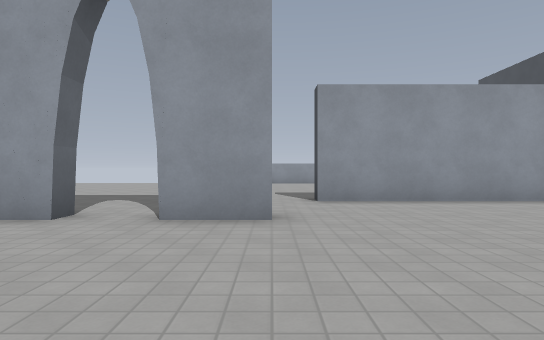
[1] (above)

20 first-person views from a walk through a Godot game level. The camera is 1.2 m above the floor, looks level and sees 75° across. The floor is counted in squares, 2 m on a side. Each view is taken from the middle of a square. On the plan, view 1 faces up. The plan holds only what a view shows up to about 10 squares ahead; the rest is blank. Characters and animated objects are left out. Surface patterns are stand-ins for the level's own textures.

[2]
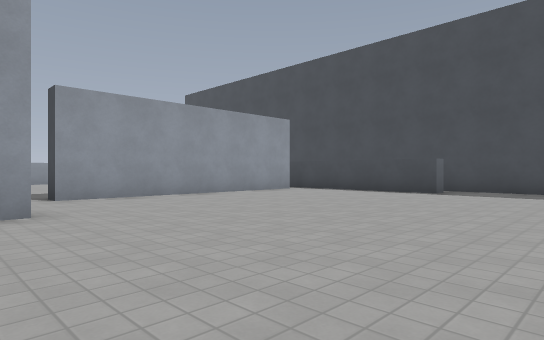

[3]
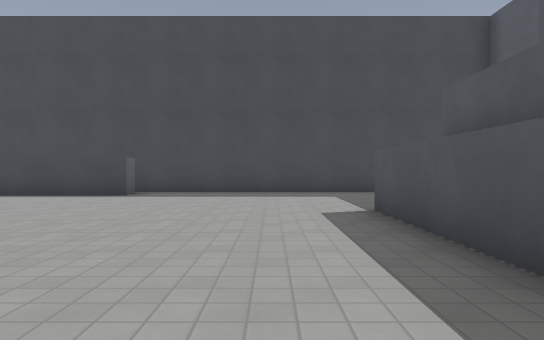

[4]
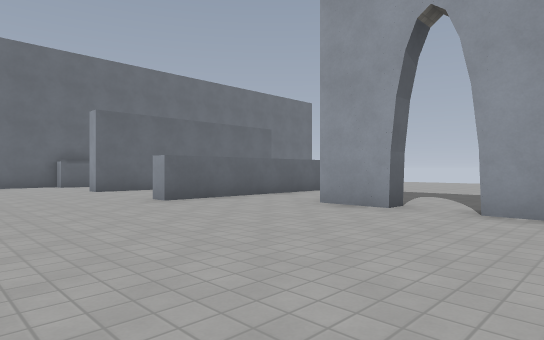

[5]
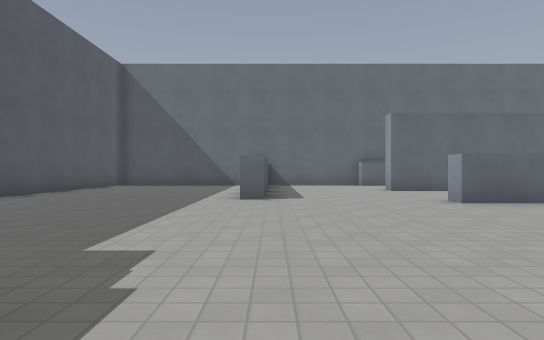

[6]
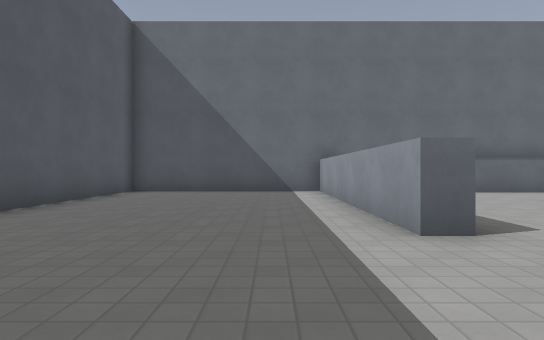

[7]
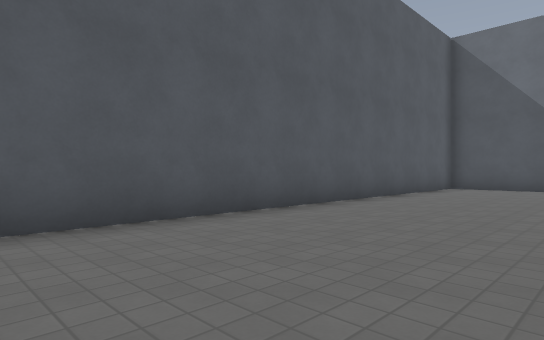

[8]
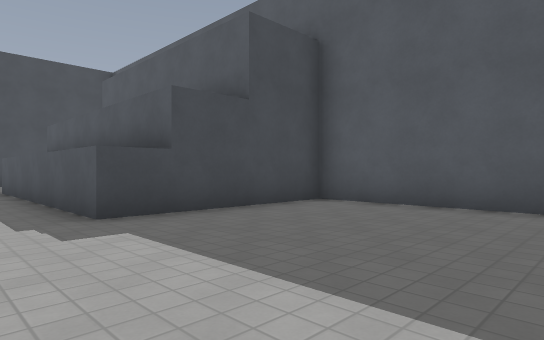

[9]
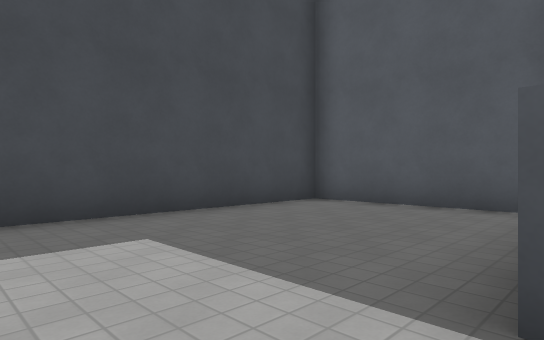

[10]
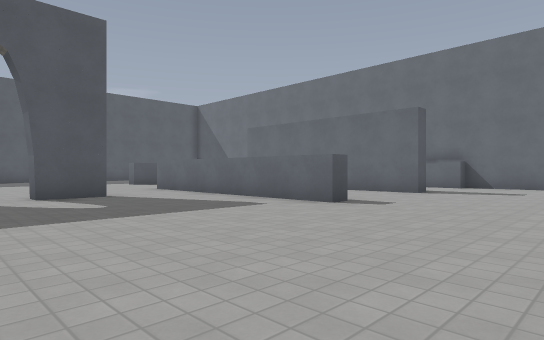

[11]
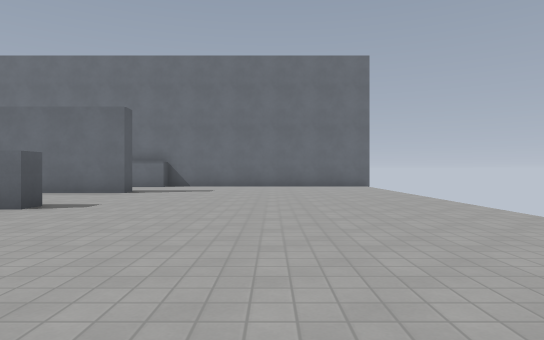

[12]
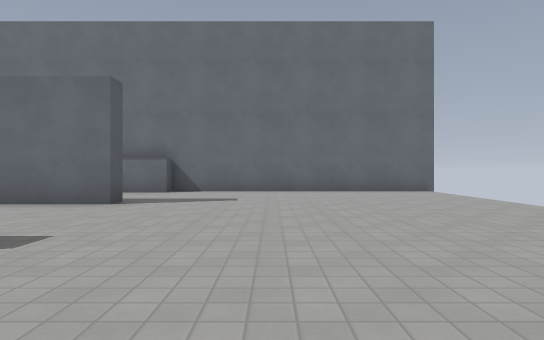

[13]
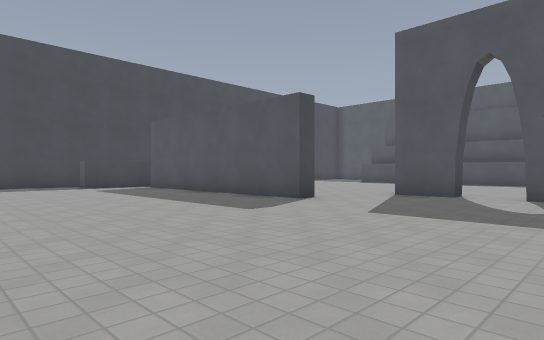

[14]
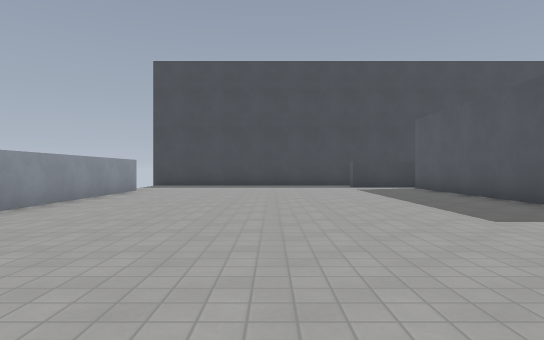

[15]
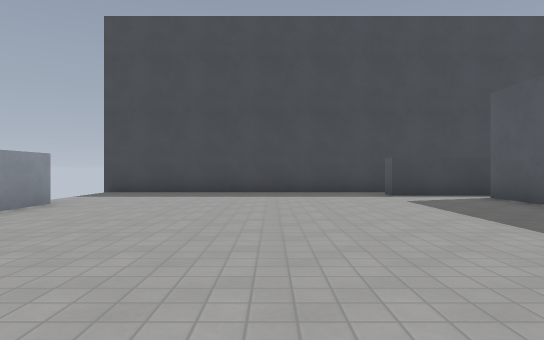

[16]
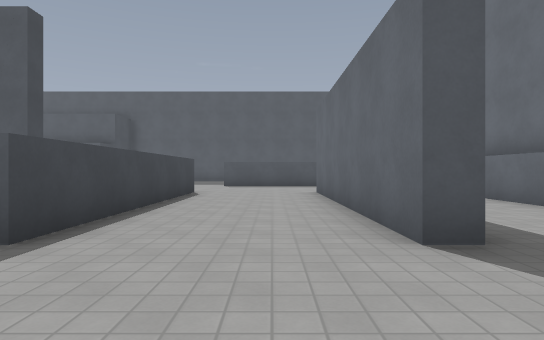

[17]
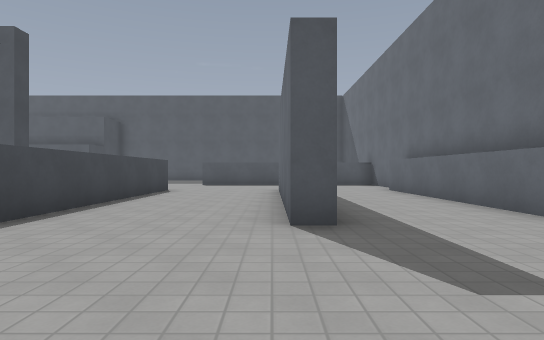

[18]
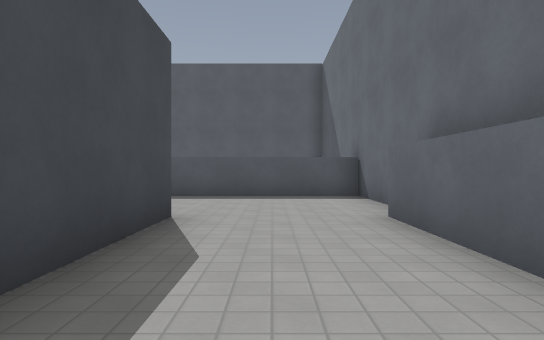

[19]
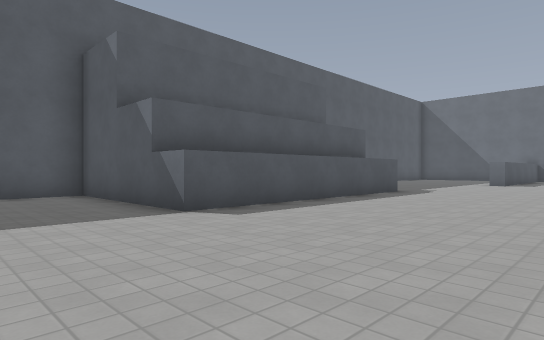

[20]
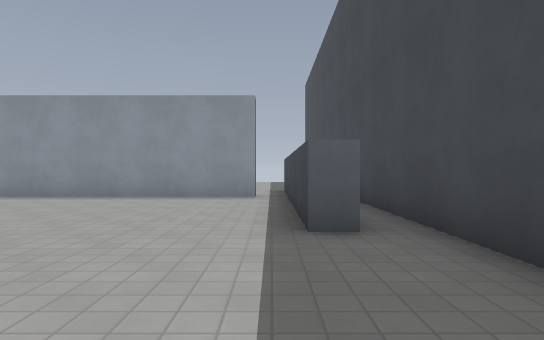

### Floor plan
Ten units are one square. View 1 is at (0, 0); x grows to the right and y downward. Boxes are objects, and circles mark ways between rooms. Rooms are numbered by the first view taken in them; rooms with no view inside come last. Other rooms are left out.
<svg viewBox="-145 -171 247 245">
<path fill="none" stroke="#000" d="M0 -43 -15 -43M-26 -48 -26 -43 -40 -43M-72 11 -72 16 -140 16 -140 69 -15 69 -15 25 53 25 53 69 97 69 97 -25M-64 -46 -64 -24M89 -24 84 -24 84 -70M76 -68 9 -68M9 -68 9 -73 76 -73M-40 -48 -26 -48M-15 -43 -15 -48 0 -48M-108 -92 -102 -92 -102 -24 -107 -24 -107 -54M-64 -24 -69 -24 -69 -92 -64 -92 -64 -46M-135 -92 -135 -24M64 -159 11 -159M84 -70 84 -92 89 -92M97 -89 97 -166M-140 -166 -140 -92M-140 -10 -140 11 -78 11M97 -25 97 -57"/>
<circle cx="-10" cy="-60" r="3" fill="#2a7"/>
<circle cx="-55" cy="-50" r="3" fill="#2a7"/>
<circle cx="-73" cy="-10" r="3" fill="#2a7"/>
<circle cx="90" cy="-30" r="3" fill="#2a7"/>
<text x="-10" y="10">1</text>
<text x="-30" y="-100">2</text>
</svg>
Room 1 opens to room 2.

Where each view was taken, in squares from view 1:
view 1: 0 up, 0 right, facing up
view 2: 1 down, 1 left, facing up-right
view 3: 1 down, 0 right, facing right
view 4: 1 down, 0 right, facing up-left
view 5: 1 down, 0 right, facing left
view 6: 3 down, 4 left, facing left
view 7: 3 down, 2 left, facing down-left
view 8: 1 down, 6 left, facing down-right
view 9: 1 down, 5 right, facing down-right
view 10: 13 up, 1 left, facing down-left
view 11: 13 up, 1 left, facing left
view 12: 12 up, 4 left, facing left
view 13: 13 up, 4 left, facing down-right
view 14: 12 up, 4 left, facing right
view 15: 12 up, 0 right, facing right
view 16: 12 up, 9 left, facing down
view 17: 13 up, 10 left, facing down
view 18: 7 up, 12 left, facing down
view 19: 2 up, 8 right, facing down-left
view 20: 1 down, 8 right, facing up
